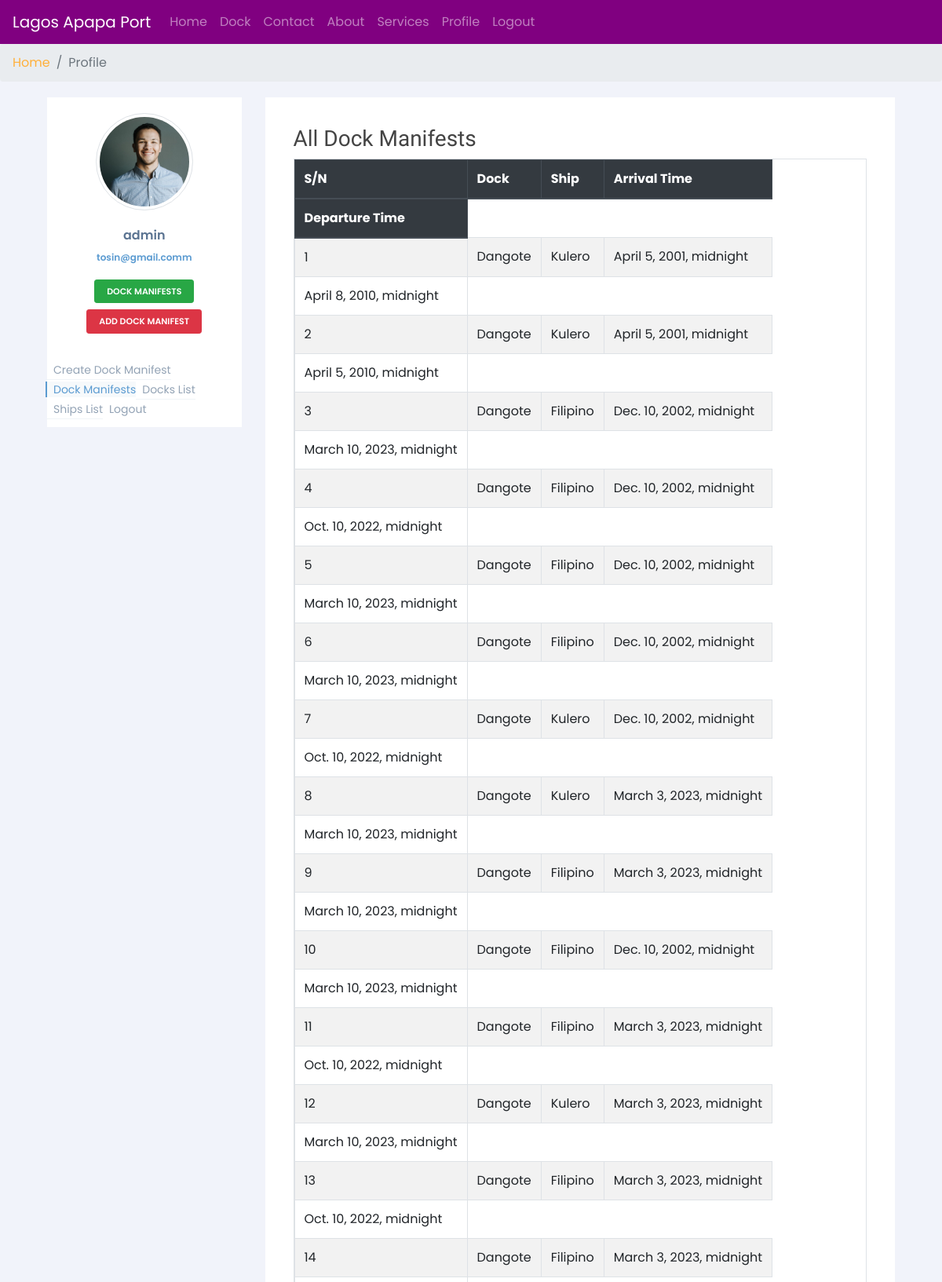
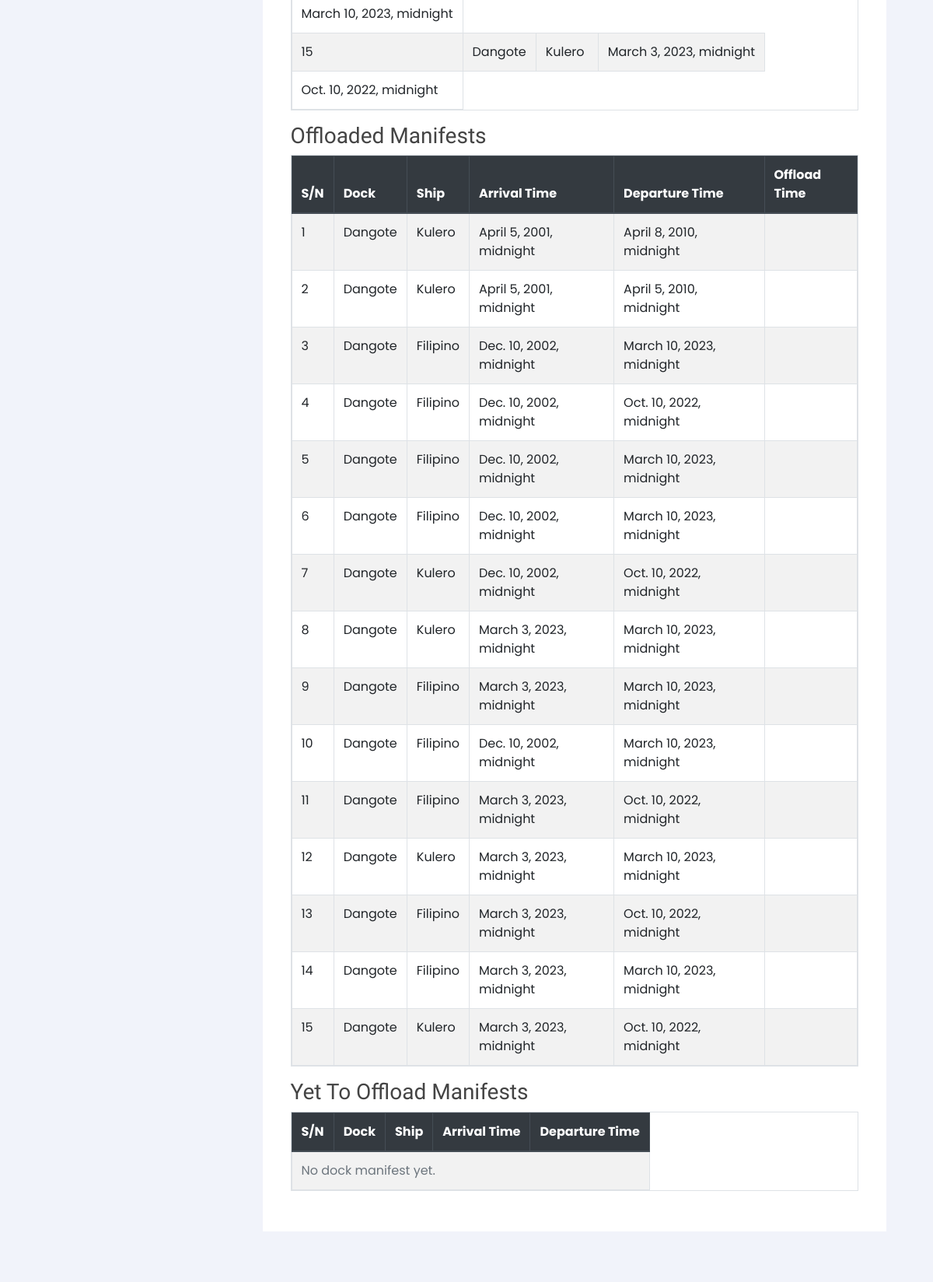
The page /manifest/list/ (signed in, upper part) on the database its author committed (2 pictures, top to bottom).
### accounts/models.py (models this page shows, shortened)
class MyUser(AbstractBaseUser):
    username = models.CharField(unique=True, max_length=30)
    first_name = models.CharField(max_length=30)
    last_name = models.CharField(max_length=30)
    email = models.EmailField(verbose_name='email address',
                              max_length=255,
                              unique=True,
                              )
    GenderType = models.TextChoices('GenderType', 'MALE FEMALE')
    gender = models.CharField(blank=True, choices=GenderType.choices, max_length=10)
    address = models.CharField(max_length=255)
    date_of_birth = models.DateField(blank=True, null=True)
    profile_pic = models.ImageField(upload_to='user_profile')
    is_active = models.BooleanField(default=True)
    is_admin = models.BooleanField(default=False)
    objects = MyUserManager()
    USERNAME_FIELD = 'username'
    REQUIRED_FIELDS = ['email']
    class Meta:
        verbose_name = 'User'

### ship/models.py (models this page shows, shortened)
class DockManifest(models.Model):
    dock = models.ForeignKey(Dock,  on_delete=models.CASCADE,
                                     related_name='manifests')
    ship = models.ForeignKey('Ship', on_delete=models.CASCADE)
    arrival = models.DateTimeField(help_text='yyyy-mm-dd')
    departure = models.DateTimeField(null=True, blank=True, help_text='yyyy-mm-dd')
    current_position = models.CharField(max_length=2, choices=State.choices,
                                        default=State.not_offloaded)
    timestamp = models.DateTimeField(auto_now_add=True, editable=False)
    created_at = models.DateTimeField(auto_now_add=True, editable=False)
    updated_at = models.DateTimeField(auto_now=True, editable=False)
    class Meta:
        ordering = ('-timestamp',)

class Dock(models.Model):
    name = models.CharField(max_length=50, null=True, blank=True)
    docked_ship = models.OneToOneField('Ship', related_name='dock', null=True, on_delete=models.SET_NULL)
    created_at = models.DateTimeField(auto_now_add=True, editable=False)
    updated_at = models.DateTimeField(auto_now=True, editable=False)
    def __str__(self):
        name = self.name if self.name else '--'
        return '%s' % (self.name)

class Ship(models.Model):
    name = models.CharField(max_length=50, null=True, blank=True)
    captain = models.ForeignKey('ShipCaptain', blank=True, null=True,\
                                on_delete=models.SET_NULL)
    image = models.ImageField(upload_to='ship')
    created_at = models.DateTimeField(auto_now_add=True, editable=False)
    updated_at = models.DateTimeField(auto_now=True, editable=False)
    def __str__(self):
        name = self.name if self.name else '--'
        return '%s' % (self.name)

### ship/views.py (the view)
# urls.py: path('manifest/list/', DockManifestList.as_view(), name='manifest_list'),
class DockManifestList(generic.ListView):
    model = DockManifest
    template_name = 'ship/manifest_list.html'
    def get_context_data(self, *args, **kwargs):
        context = super(DockManifestList, self).get_context_data(*args, **kwargs)
        context['offloaded'] = DockManifest.objects.filter\
                                    (current_position__iexact = 'oo')
        context['due_to_offload'] = DockManifest.objects.filter\
                                    (current_position__iexact = 'dd')
        context['not_offloaded'] = DockManifest.objects.filter\
                                    (current_position__iexact = 'yy')
        return context

### ship/templates/ship/manifest_list.html (shortened to what this page needs)
{% extends 'accounts/profile.html' %}
{% block side_bar %}
    <li class="">
		<a href="{% url 'ship:manifest_create' %}">
		Create Dock Manifest</a>
	</li>
	<li class="active">
		<a href="{% url 'ship:manifest_list' %}">
		Dock Manifests </a>
	</li>
	<li>
		<a href="{% url 'ship:overview' %}" target="_blank">
		 Docks List </a>
	</li>
	<li>
		<a href="{% url 'ship:ships' %}" target="_blank">
		 Ships List </a>
	</li>
{% endblock %}
{% block profile_content %}
    <div class="py-3 px-3">
        <div class="row">
            <div class="col-sm-12">
                <h3>All Dock Manifests</h3>
                <table class="table table-responsive table-bordered table-striped table-hover">
                    <thead class="thead-dark">
                        <tr>
                            <th>S/N</th>
                            <th>Dock</th>
                            <th>Ship</th>
                            <th>Arrival Time</th>
                          </tr>
                            <th>Departure Time</th>
                    </thead>
                    <tbody>
                        {% for item in object_list %}
                          <tr>
                            <td>{{ forloop.counter }}</td>
                            <td>{{ item.dock }}</td>
                            <td>{{ item.ship }}</td>
                            <td>{{ item.arrival }}</td>
                          </tr>
                            <td>{{ item.departure }}</td>
                        {% empty %}
                        <tr>
                            <td colspan="6" class="text-secondary">No dock manifest yet.</td>
                        </tr>
                        {% endfor %}
                    </tbody>
                </table>
                <div class="">
                    <h3>Offloaded Manifests</h3>
                    <table class="table table-responsive table-bordered table-striped table-hover">
                        <thead class="thead-dark">
                            <tr>
                                <th>S/N</th>
                                <th>Dock</th>
                                <th>Ship</th>
                                <th>Arrival Time</th>
                                <th>Departure Time</th>
                                <th>Offload Time</th>
                            </tr>
                        </thead>
                        <tbody>
                            {% for item in offloaded %}
                            <tr>
                                <td>{{ forloop.counter }}</td>
                                <td>{{ item.dock }}</td>
                                <td>{{ item.ship }}</td>
                                <td>{{ item.arrival }}</td>
                                <td>{{ item.departure }}</td>
                                <td>{{ item.offload }}</td>
                            </tr>
                            {% empty %}
                            <tr>
                                <td colspan="6" class="text-secondary">No dock manifest yet.</td>
                            </tr>
                            {% endfor %}
                        </tbody>
                  </table>
                </div>
                <div class="">
                    <h3>Yet To Offload Manifests</h3>
                    <table class="table table-responsive table-bordered table-striped table-hover">
                        <thead class="thead-dark">
                            <tr>
                                <th>S/N</th>
                                <th>Dock</th>
                                <th>Ship</th>
                                <th>Arrival Time</th>
                                <th>Departure Time</th>
                            </tr>
                        </thead>
                        <tbody>
                            {% for item in not_offloaded %}
                            <tr>
                                <td>{{ forloop.counter }}</td>
                                <td>{{ item.dock }}</td>
                                <td>{{ item.ship }}</td>
                                <td>{{ item.arrival }}</td>
                                <td>{{ item.departure }}</td>
                            </tr>
                            {% empty %}
                            <tr>
                                <td colspan="6" class="text-secondary">No dock manifest yet.</td>
                            </tr>
                            {% endfor %}
                        </tbody>
                  </table>
                </div>
            </div>
            </div>
        </div>
    </div>
{% endblock %}

### accounts/templates/accounts/profile.html (shortened to what this page needs)
{% extends "base.html" %}
{% block content %}
    <nav aria-label="breadcrumb">
        <ol class="breadcrumb">
            <li class="breadcrumb-item"><a href="{% url 'home' %}">Home</a></li>
            <li class="breadcrumb-item active" aria-current="page">Profile</li>
        </ol>
    </nav>
    <div class="container">
        {% if user.is_authenticated %}
    <div class="row profile">
		<div class="col-md-3">
			<div class="profile-sidebar">
				<div class="row text-center">
				    <div class="col-sm-12">
    				    <div class="profile-userpic center-block">
        					<img src="{{ user.profile_pic.url }}" class="img-fluid img-thumbnail center-block"
                  alt="User profile Picture">
        				</div>
        			</div>
				</div>
				<div class="profile-usertitle">
					<div class="profile-usertitle-name">
						{{ user.username }}
					</div>
					<div class="profile-usertitle-job">
						{{ user.email }}
					</div>
				</div>
				<div class="profile-userbuttons">
					<a href="{% url 'ship:manifest_list' %}"
          class="btn btn-success btn-sm my-1 mx-1">Dock Manifests</a>
					<a href="{% url 'ship:manifest_create' %}"
          class="btn btn-danger btn-sm my-1 mx-1">Add Dock Manifest</a>
				</div>
				<div class="profile-usermenu">
					<ul class="nav">
						{% block side_bar %}
						{% endblock %}
						<li>
							<a href="{% url 'accounts:logout' %}">
							Logout </a>
						</li>
					</ul>
				</div>
			</div>
		</div>
		<div class="col-md-9">
            <div class="profile-content">
			    {% block profile_content %}
			    {% endblock %}
			</div>
		</div>
	</div>
    {% endif %}
<br>
<br>
{% endblock %}

### static/assets/css/style.css (style rules this page uses)
body { font-family: "Poppins", sans-serif; color: #444444; }
a { color: #ffb03b; }
h1, h2, h3, h4, h5, h6 { font-family: "Satisfy", sans-serif; }

### accounts/templates/accounts/profile.html (style rules this page uses)
body { background: #F1F3FA; }
.profile { margin: 20px 0; }
.profile-sidebar { padding: 20px 0 10px 0; background: #fff; }
.profile-userpic img { float: none; margin: 0 auto; width: 50%; height: 50%; -webkit-border-radius: 50% !important; -moz-border-radius: 50% !important; border-radius: 50% !important; }
.profile-usertitle { text-align: center; margin-top: 20px; }
.profile-usertitle-name { color: #5a7391; font-size: 16px; font-weight: 600; margin-bottom: 7px; }
.profile-usertitle-job { color: #5b9bd1; font-size: 12px; font-weight: 600; margin-bottom: 15px; }
.profile-userbuttons { text-align: center; margin-top: 10px; }
.profile-userbuttons .btn { text-transform: uppercase; font-size: 11px; font-weight: 600; padding: 6px 15px; margin-right: 5px; }
.profile-userbuttons .btn:last-child { margin-right: 0px; }
.profile-usermenu { margin-top: 30px; }
.profile-usermenu ul li { border-bottom: 1px solid #f0f4f7; }
.profile-usermenu ul li:last-child { border-bottom: none; }
.profile-usermenu ul li a { color: #93a3b5; font-size: 14px; font-weight: 400; }
.profile-usermenu ul li.active { border-bottom: none; }
.profile-usermenu ul li.active a { color: #5b9bd1; background-color: #f6f9fb; border-left: 2px solid #5b9bd1; margin-left: -2px; }
.profile-content { padding: 20px; background: #fff; min-height: 460px; }

### rows shown on the page
MyUser: profile_pic (picture), username "admin", email "tosin@gmail.comm"
DockManifest: dock "Dangote", ship "Kulero", arrival "April 5, 2001, midnight", departure "April 8, 2010, midnight"
DockManifest: dock "Dangote", ship "Kulero", arrival "April 5, 2001, midnight", departure "April 5, 2010, midnight"
DockManifest: dock "Dangote", ship "Filipino", arrival "Dec. 10, 2002, midnight", departure "March 10, 2023, midnight"
DockManifest: dock "Dangote", ship "Filipino", arrival "Dec. 10, 2002, midnight", departure "Oct. 10, 2022, midnight"
DockManifest: dock "Dangote", ship "Filipino", arrival "Dec. 10, 2002, midnight", departure "March 10, 2023, midnight"
DockManifest: dock "Dangote", ship "Filipino", arrival "Dec. 10, 2002, midnight", departure "March 10, 2023, midnight"
DockManifest: dock "Dangote", ship "Kulero", arrival "Dec. 10, 2002, midnight", departure "Oct. 10, 2022, midnight"
DockManifest: dock "Dangote", ship "Kulero", arrival "March 3, 2023, midnight", departure "March 10, 2023, midnight"
DockManifest: dock "Dangote", ship "Filipino", arrival "March 3, 2023, midnight", departure "March 10, 2023, midnight"
DockManifest: dock "Dangote", ship "Filipino", arrival "Dec. 10, 2002, midnight", departure "March 10, 2023, midnight"
DockManifest: dock "Dangote", ship "Filipino", arrival "March 3, 2023, midnight", departure "Oct. 10, 2022, midnight"
DockManifest: dock "Dangote", ship "Kulero", arrival "March 3, 2023, midnight", departure "March 10, 2023, midnight"
DockManifest: dock "Dangote", ship "Filipino", arrival "March 3, 2023, midnight", departure "Oct. 10, 2022, midnight"
DockManifest: dock "Dangote", ship "Filipino", arrival "March 3, 2023, midnight", departure "March 10, 2023, midnight"
DockManifest: dock "Dangote", ship "Kulero", arrival "March 3, 2023, midnight", departure "Oct. 10, 2022, midnight"
